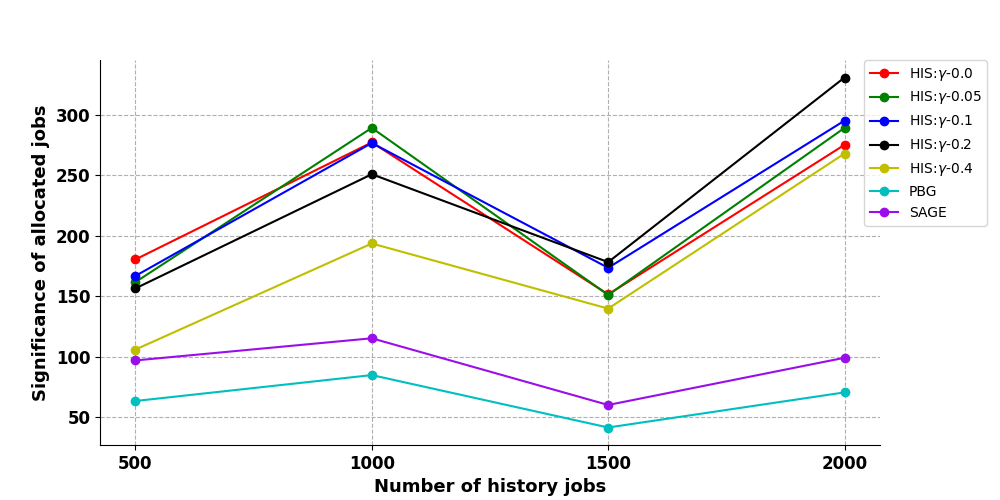

Source code (Python):
# coding=utf-8

import numpy as np
import matplotlib.pyplot as plt
from matplotlib.backends.backend_pdf import PdfPages

# plt.rcParams['font.sans-serif'] = ['Arial']  # 如果要显示中文字体,则在此处设为：SimHei
plt.rcParams['axes.unicode_minus'] = False  # 显示负号

henzuobiaos = np.array([500, 1000, 1500, 2000])
his_gamma_0_0 = np.array([180.3,277,151.4,275])
his_gamma_0_01 = np.array([178.8,285,149.4,275])
his_gamma_0_02 = np.array([178.8,281,145.4,287])
his_gamma_0_05 = np.array([161.6,289,151,289])
his_gamma_0_1 = np.array([166.7,276.5,173.4,295])
his_gamma_0_2 = np.array([156.4,250.7,178.1,330.6])
his_gamma_0_3 = np.array([130,215.8,159,327])
his_gamma_0_4 = np.array([105.9,193.5,139.7,267.8])
pbg = np.array([63.4,84.8,41.5,70.5])
sage = np.array([96.9,115.2,60.1,99.1])


# label在图示(legend)中显示。若为数学公式,则最好在字符串前后添加"$"符号
# color：b:blue、g:green、r:red、c:cyan、m:magenta、y:yellow、k:black、w:white、、、
# 线型：-  --   -.  :    ,
# marker：.  ,   o   v    <    *    +    1
fig = plt.figure(figsize=(10, 5))
plt.grid(linestyle="--")  # 设置背景网格线为虚线
ax = plt.gca()
ax.spines['top'].set_visible(False)  # 去掉上边框
ax.spines['right'].set_visible(False)  # 去掉右边框

plt.plot(henzuobiaos, his_gamma_0_0, marker='o', color="r", label=r"HIS:$\gamma$-0.0", linewidth=1.5)
plt.plot(henzuobiaos, his_gamma_0_05, marker='o', color="g", label=r"HIS:$\gamma$-0.05", linewidth=1.5)
plt.plot(henzuobiaos, his_gamma_0_1, marker='o', color="b", label=r"HIS:$\gamma$-0.1", linewidth=1.5)
plt.plot(henzuobiaos, his_gamma_0_2, marker='o', color="k", label=r"HIS:$\gamma$-0.2", linewidth=1.5)
plt.plot(henzuobiaos, his_gamma_0_4, marker='o', color="y", label=r"HIS:$\gamma$-0.4", linewidth=1.5)

plt.plot(henzuobiaos, pbg, marker='o', color="c", label=r"PBG", linewidth=1.5)
plt.plot(henzuobiaos, sage, marker='o', color="xkcd:violet", label=r"SAGE", linewidth=1.5)


group_labels = list(str(hen) for hen in henzuobiaos)  # x轴刻度的标识
plt.xticks(henzuobiaos, group_labels, fontsize=12, fontweight='bold')  # 默认字体大小为10
plt.yticks(fontsize=12, fontweight='bold')
# plt.title("example", fontsize=12, fontweight='bold')  # 默认字体大小为12
plt.xlabel("Number of history jobs", fontsize=13, fontweight='bold')
plt.ylabel("Significance of allocated jobs", fontsize=13, fontweight='bold')
# plt.xlim(0.9, 6.1)  # 设置x轴的范围
# plt.ylim(1.5, 16)

# plt.legend()          #显示各曲线的图例
plt.legend(loc=0, numpoints=1)
leg = plt.gca().get_legend()
ltext = leg.get_texts()
plt.setp(ltext, fontsize=12, fontweight='bold')  # 设置图例字体的大小和粗细
plt.legend(loc=2, bbox_to_anchor=(0.98,1.0),borderaxespad = 0.)
plt.subplots_adjust(left=0.1, right=0.88)


path = '/home/netlab/DL_lab/opacus_simulation/plots/test_change_significance'
plt.savefig(path + '.png', format='png')  # 建议保存为svg格式,再用inkscape转为矢量图emf后插入word中
plt.show()
pp = PdfPages(path + '.pdf')
pp.savefig(fig)
pp.close()